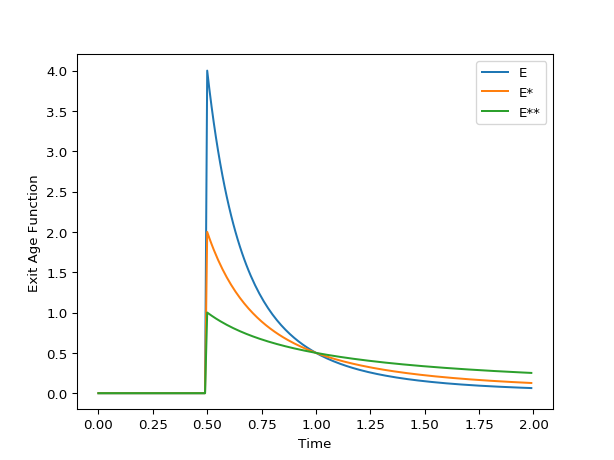

This figure's Python source:
import matplotlib.pyplot as plt
import rtdpy
a = rtdpy.Convection(tau=1, dt=.01, time_end=2)
plt.plot(a.time, a.exitage, label='E')
plt.plot(a.time, a.exitage_star, label='E*')
plt.plot(a.time, a.exitage_star2, label='E**')
plt.xlabel('Time')
plt.ylabel('Exit Age Function')
plt.legend()
plt.show()
